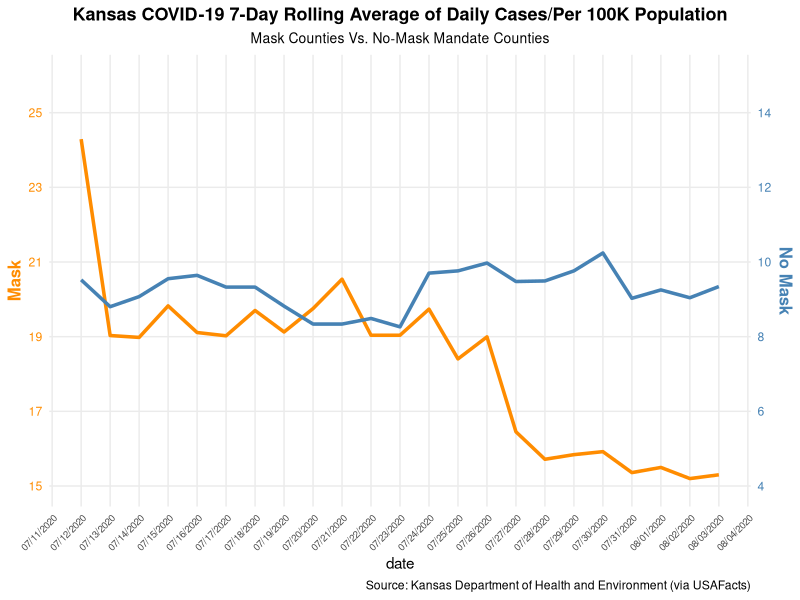
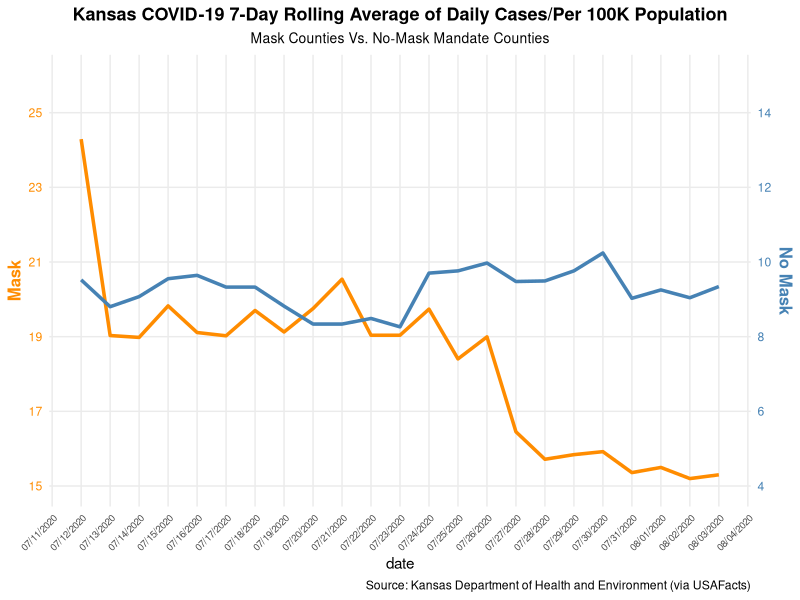

Recreate these plots in R, in order.
library(tidyverse)
library(zoo)

kansas_daily <- read_csv("kansas_case_jul05_aug03_2020.csv", show_col_types = FALSE)

grouped <- kansas_daily %>%
  filter(!is.na(population), !is.na(daily_new_cases)) %>%
  group_by(mask_mandate, date) %>%
  summarise(
    total_new = sum(daily_new_cases, na.rm = TRUE),
    total_pop = sum(population, na.rm = TRUE),
    .groups = "drop") %>%
  mutate(per_100k = total_new / total_pop * 100000) %>%
  arrange(mask_mandate, date) %>%
  group_by(mask_mandate) %>%
  mutate(rolling_avg = rollmean(per_100k, k = 7, fill = NA, align = "right")) %>%
  ungroup() %>%
  filter(date >= as.Date("2020-07-12"), !is.na(rolling_avg))

mask_df   <- grouped %>% filter(mask_mandate == "Mask")
nomask_df <- grouped %>% filter(mask_mandate == "No Mask")

offset <- 11

p1 <- ggplot() +
  geom_line(data = mask_df,
            aes(x = date, y = rolling_avg),
            color = "darkorange", linewidth = 1.2) +
  geom_line(data = nomask_df,
            aes(x = date, y = rolling_avg + offset),
            color = "steelblue", linewidth = 1.2) +
  scale_y_continuous(
    name = "Mask",
    limits = c(15, 26),
    breaks = seq(15, 25, by = 2),
    sec.axis = sec_axis(~ . - offset,
                        name = "No Mask",
                        breaks = seq(4, 14, by = 2))) +
  scale_x_date(date_breaks = "1 day", date_labels = "%m/%d/%Y") +
  labs(
    title = "Kansas COVID-19 7-Day Rolling Average of Daily Cases/Per 100K Population",
    subtitle = "Mask Counties Vs. No-Mask Mandate Counties",
    caption = "Source: Kansas Department of Health and Environment (via USAFacts)") +
  theme_minimal() +
  theme(
    axis.title.y.left  = element_text(color = "darkorange", face = "bold", size = 12),
    axis.text.y.left   = element_text(color = "darkorange"),
    axis.title.y.right = element_text(color = "steelblue", face = "bold", size = 12),
    axis.text.y.right  = element_text(color = "steelblue"),
    axis.text.x = element_text(angle = 45, hjust = 1, size = 7),
    plot.title         = element_text(face = "bold", size = 13, hjust = 0.5),
    plot.subtitle      = element_text(hjust = 0.5, size = 10),
    panel.grid.minor   = element_blank())

print(p1)
ggsave("misleading_plot.png", p1, width = 18, height = 9, dpi = 800)